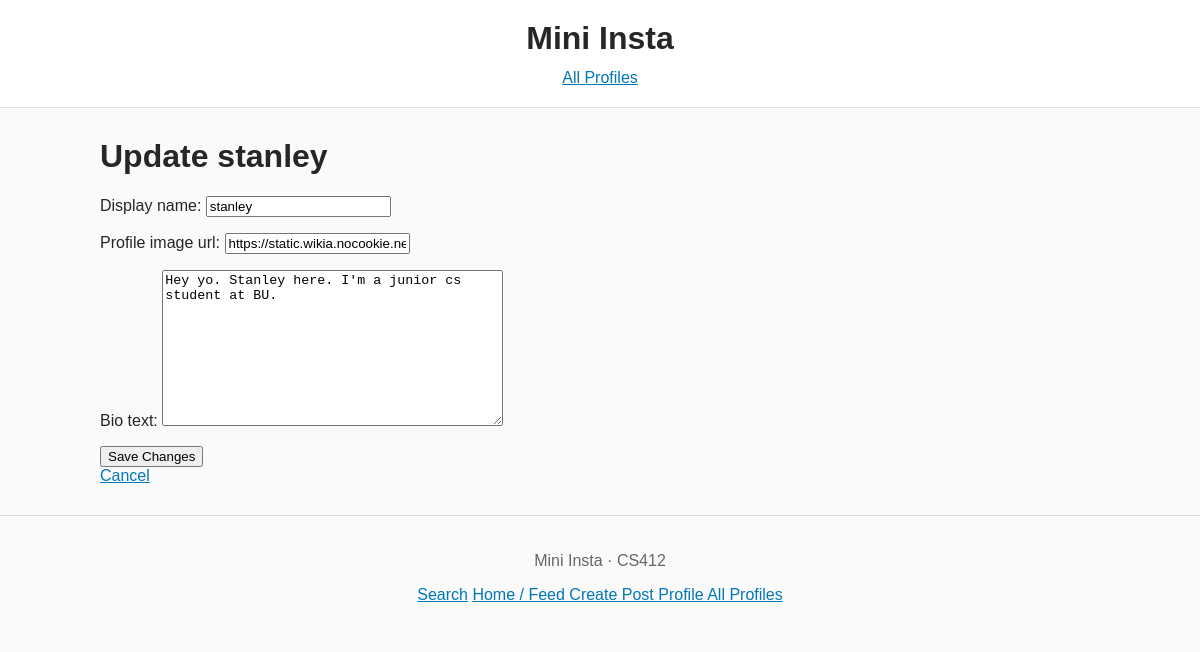
Page /mini_insta/profile/1/update on the earlier database version.
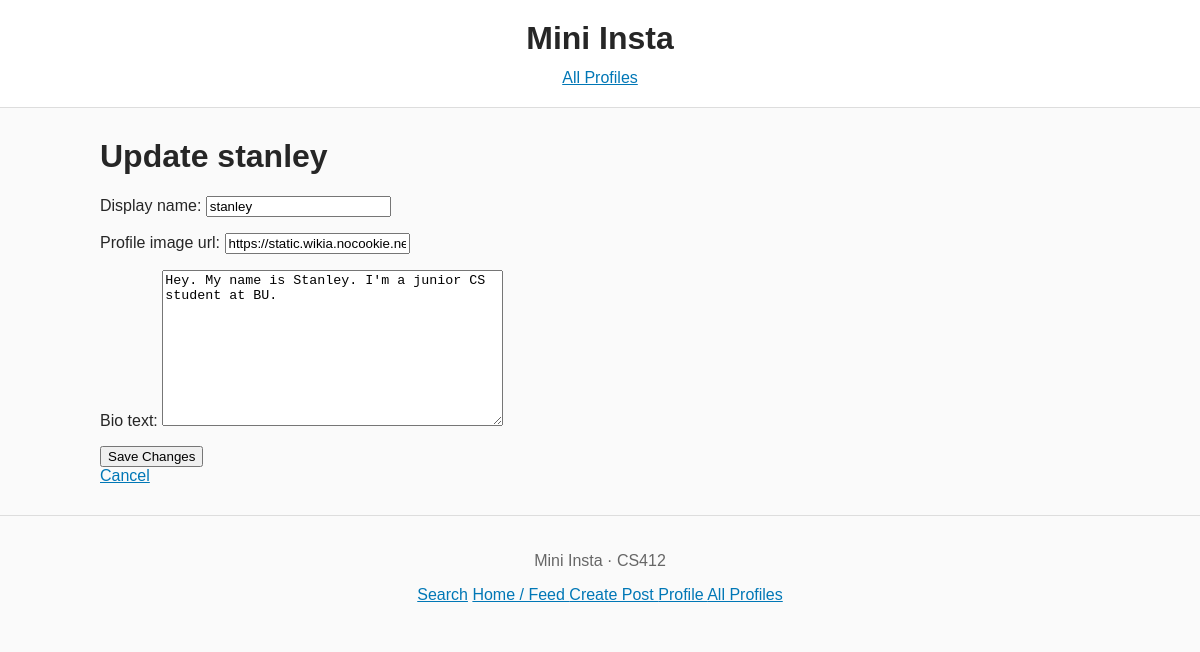
Same page on the later database version.
### mini_insta/models.py (models this page shows, shortened)
class Profile(models.Model):
    username = models.CharField(max_length=20)
    display_name = models.CharField(max_length=20)
    profile_image_url = models.URLField()
    bio_text = models.TextField(blank=True)
    join_date = models.DateTimeField(auto_now_add=True)

### mini_insta/views.py (the view)
# urls.py: path('profile/<int:pk>/update', UpdateProfileView.as_view(), name='update_profile'),
class UpdateProfileView(UpdateView):
    model = Profile
    form_class = UpdateProfileForm
    template_name = 'mini_insta/update_profile_form.html'
    context_object_name = 'profile'

### mini_insta/forms.py
class UpdateProfileForm(forms.ModelForm):
    class Meta:
        model = Profile
        fields = ['display_name', 'profile_image_url', 'bio_text']

### mini_insta/templates/mini_insta/update_profile_form.html (shortened to what this page needs)
{% extends "mini_insta/base.html" %}
{% block content %}
<h1>Update {{ profile.display_name }}</h1>
<form method="POST">
    {{ form.as_p }}
    <button type="submit">Save Changes</button>
</form>
<a href="{% url 'mini_insta:show_profile' profile.pk %}">
    Cancel
</a>
{% endblock %}

Differences in the rows shown:
changed Profile "stanley": bio_text "Hey yo. Stanley here. I'm a junior cs student at BU." → "Hey. My name is Stanley. I'm a junior CS student at BU."
